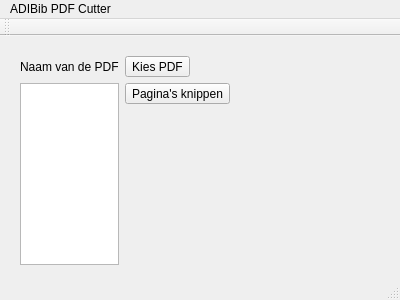
<?xml version="1.0" encoding="UTF-8"?>
<ui version="4.0">
 <class>MainWindow</class>
 <widget class="QMainWindow" name="MainWindow">
  <property name="geometry">
   <rect>
    <x>0</x>
    <y>0</y>
    <width>400</width>
    <height>300</height>
   </rect>
  </property>
  <property name="windowTitle">
   <string>MainWindow</string>
  </property>
  <widget class="QWidget" name="centralWidget">
   <widget class="QWidget" name="formLayoutWidget">
    <property name="geometry">
     <rect>
      <x>9</x>
      <y>9</y>
      <width>381</width>
      <height>231</height>
     </rect>
    </property>
    <layout class="QFormLayout" name="formLayout">
     <item row="0" column="0">
      <widget class="QLabel" name="PDFFileNameLabel">
       <property name="text">
        <string>Naam van de PDF</string>
       </property>
      </widget>
     </item>
     <item row="0" column="1">
      <widget class="QToolButton" name="choosePDFFile">
       <property name="text">
        <string>Kies PDF</string>
       </property>
      </widget>
     </item>
     <item row="1" column="0">
      <widget class="QListWidget" name="cuttingListWidget"/>
     </item>
     <item row="1" column="1">
      <widget class="QToolButton" name="addCutButton">
       <property name="text">
        <string>Pagina's knippen</string>
       </property>
      </widget>
     </item>
    </layout>
   </widget>
  </widget>
  <widget class="QMenuBar" name="menuBar">
   <property name="geometry">
    <rect>
     <x>0</x>
     <y>0</y>
     <width>400</width>
     <height>21</height>
    </rect>
   </property>
   <widget class="QMenu" name="menuADIBib_PDF_Cutter">
    <property name="title">
     <string>ADIBib PDF Cutter</string>
    </property>
   </widget>
   <addaction name="menuADIBib_PDF_Cutter"/>
  </widget>
  <widget class="QToolBar" name="mainToolBar">
   <attribute name="toolBarArea">
    <enum>TopToolBarArea</enum>
   </attribute>
   <attribute name="toolBarBreak">
    <bool>false</bool>
   </attribute>
  </widget>
  <widget class="QStatusBar" name="statusBar"/>
 </widget>
 <layoutdefault spacing="6" margin="11"/>
 <resources/>
 <connections/>
</ui>
